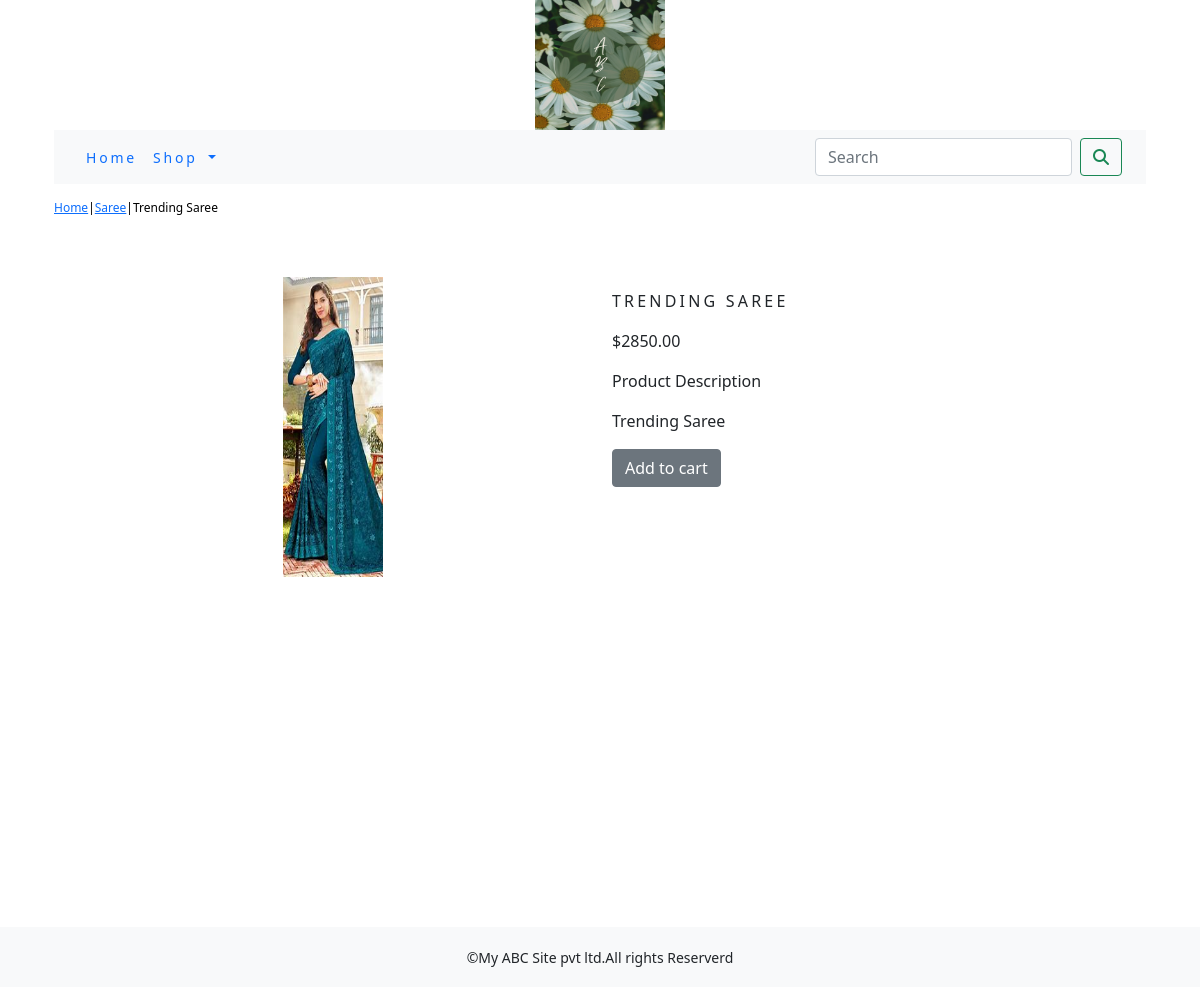
Screenshot of /shop/saree/trending-saree/ with the database file from the repository.
### shop/models.py (models this page shows, shortened)
class Product(models.Model):
    name = models.CharField(max_length=250, unique=True)
    slug = models.SlugField(max_length=250, unique=True)
    description = models.TextField(blank=True)
    price=models.DecimalField(max_digits=10,decimal_places=2)
    category=models.ForeignKey(Category,on_delete=models.CASCADE)
    image=models.ImageField(upload_to='product',blank=True)
    stock=models.IntegerField()
    available=models.BooleanField(default=True)
    created=models.DateTimeField(auto_now_add=True)
    updated=models.DateTimeField(auto_now=True)
    class Meta:
        ordering = ('name',)
        verbose_name = 'product'
        verbose_name_plural = 'products'

class Category(models.Model):
    name = models.CharField(max_length=250, unique=True)
    slug = models.SlugField(max_length=250, unique=True)
    description = models.TextField(blank=True)
    image = models.ImageField(upload_to='category', blank=True)
    class Meta:
        ordering = ('name',)
        verbose_name = 'category'
        verbose_name_plural = 'categories'
    def get_url(self):
        return reverse('shop:products_by_category', args=[self.slug,])
    def __str__(self):
        return '{}'.format(self.name)

### shop/views.py (the view)
# urls.py: path('<slug:c_slug>/<slug:product_slug>/',views.proDetail,name='prodCatdetail'),
def proDetail(request,c_slug,product_slug):
    try:
        product=Product.objects.get(category__slug=c_slug,slug=product_slug)
    except Exception as e:
        raise e
    return render(request,"product.html",{'product':product})

### cart/context_processors.py (called while the page is built)
def counter(request):
    item_count=0
    if 'admin' in request.path:
        return {}
    else:
        try:
            cart=Cart.objects.filter(cart_id=_cart_id(request))
            cart_items=CartItem.objects.all().filter(cart=cart[:1])
            for cart_item in cart_items:
                item_count += cart_item.quantity
        except Cart.DoesNotExist:
            item_count=0
    return dict(item_count=item_count)

### cart/views.py (called while the page is built)
def _cart_id(request):
    cart = request.session.session_key
    if not cart:
        cart = request.session.create()
    return cart

### shop/context_processors.py (called while the page is built)
def menu_links(request):
    links=Category.objects.all()
    return dict(links=links)

### templates/product.html (shortened to what this page needs)
{% extends 'base.html' %}
{% load static %}
 {% block content %}
<div class="row my_prod_row_class">
    <div class="mx_auto">
        <p><a href="{% url 'shop:allProdCat'%}">Home</a>|<a href="{{product.category.get_url}}">{{product.category}}</a>|{{product.name}}</p>
    </div>
</div>
<div class="container">
<br>
<div class="row">
    <div class="col-12 col-sm-12 col-md-12 col-lg-6 text-center">
        <div style="min-width:18rem;">
            <img src="{{product.image.url}}" width="100px" height=300px" alt="{{product.name}}">
        </div>
    </div>
        <div class="col-12 col-sm-12 col-md-12 col-lg-6">
            <div>
          <h1 class="my_prod_title">{{product.name}}</h1>
            <p>${{product.price}}</p>
            <p class="my_title">Product Description</p>
            <p class="text-justify my_prod_text">{{product.description}}</p>
            {% if product.stock  <=  0  %}
               <p class="text-justify my_prod_text"><b>Out of stock</b></p>
            {% else %}
                <a class="btn btn-secondary" href="{% url 'cart:add_cart' product.id %}">Add to cart</a>
            {% endif %}
        </div>
    </div>
</div>
</div>
</div>
{% endblock %}

### static/css/custom.css (style rules this page uses)
.my_prod_row_class { padding-top:15px; padding-bottom:20px; }
.my_prod_row_class .mx_auto { color:#000; font-size:12px; text-decoration:none; }
.my_prod_title { font-size:16px; text-transform:uppercase; letter-spacing:0.2em; padding-top:15px; padding-bottom:10px; }

### rows the page displays
Product: category "Saree", name "Trending Saree", image (picture), name "TRENDING SAREE", price "2850.00", description "Trending Saree"
